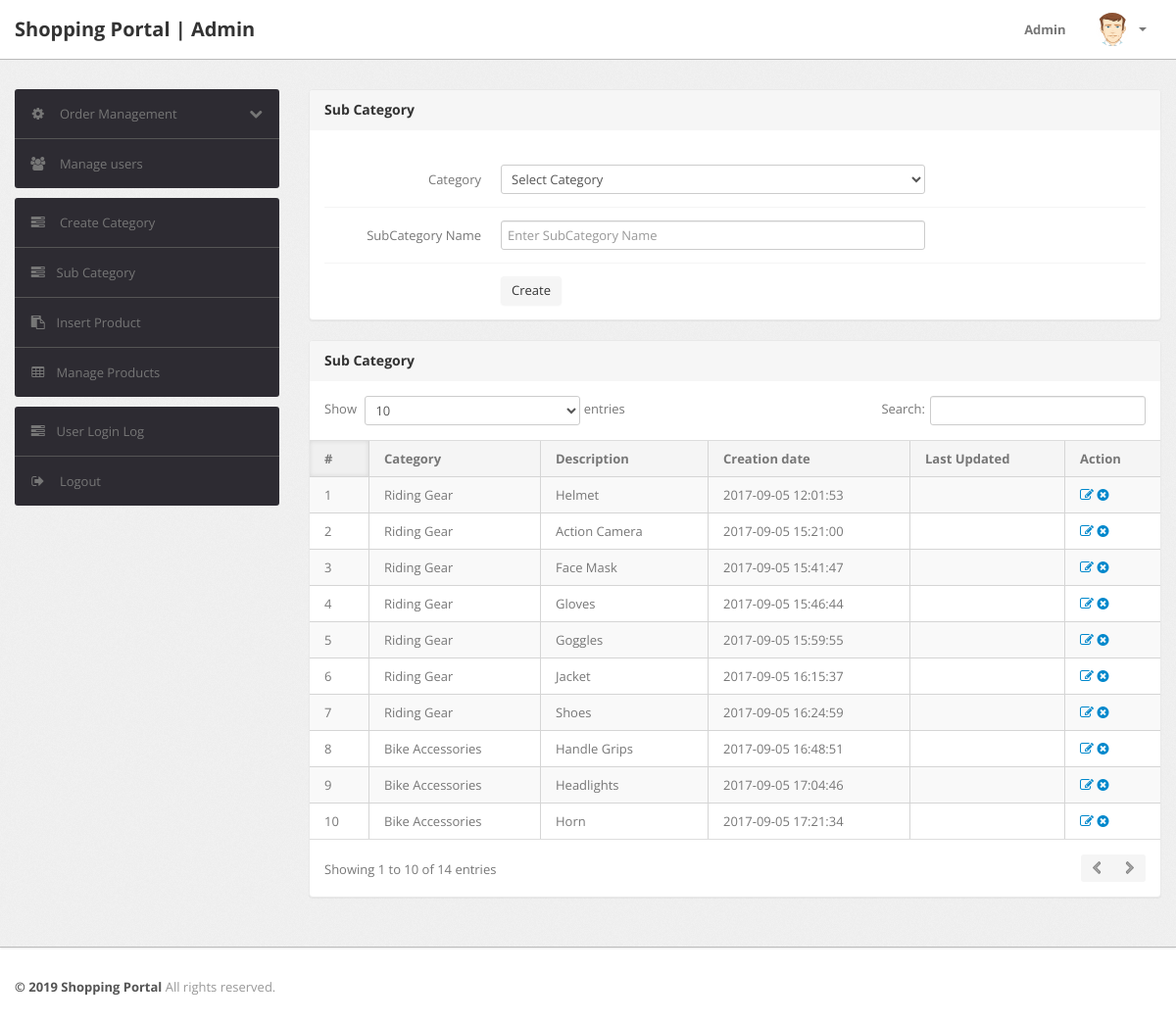
Page /admin/subcategory.php (signed in) on the committed database.
### tables this page shows
CREATE TABLE `subcategory` (
  `id` int(11) NOT NULL,
  `categoryid` int(11) NOT NULL,
  `subcategory` varchar(255) NOT NULL,
  `creationDate` timestamp NOT NULL DEFAULT CURRENT_TIMESTAMP,
  `updationDate` varchar(255) NOT NULL
);

CREATE TABLE `category` (
  `id` int(11) NOT NULL,
  `categoryName` varchar(255) NOT NULL,
  `categoryDescription` longtext NOT NULL,
  `creationDate` timestamp NOT NULL DEFAULT CURRENT_TIMESTAMP,
  `updationDate` varchar(255) NOT NULL
);

### admin/subcategory.php (the view, shortened to what this page needs)
<?php
include('include/config.php');
if(strlen($_SESSION['alogin'])==0)
	{
header('location:index.php');
}
else{
?>
<!DOCTYPE html>
<html lang="en">
<head>
	<link type="text/css" href="bootstrap/css/bootstrap.min.css" rel="stylesheet">
	<link type="text/css" href="bootstrap/css/bootstrap-responsive.min.css" rel="stylesheet">
	<link type="text/css" href="css/theme.css" rel="stylesheet">
	<link type="text/css" href="images/icons/css/font-awesome.css" rel="stylesheet">
</head>
<body>
<?php include('include/header.php');?>
	<div class="wrapper">
		<div class="container">
			<div class="row">
<?php include('include/sidebar.php');?>
			<div class="span9">
					<div class="content">
						<div class="module">
							<div class="module-head">
								<h3>Sub Category</h3>
							</div>
							<div class="module-body">
									<br />
			<form class="form-horizontal row-fluid" name="subcategory" method="post" >
<div class="control-group">
<label class="control-label" for="basicinput">Category</label>
<div class="controls">
<select name="category" class="span8 tip" required>
<option value="">Select Category</option>
</select>
</div>
</div>
<div class="control-group">
<label class="control-label" for="basicinput">SubCategory Name</label>
<div class="controls">
<input type="text" placeholder="Enter SubCategory Name"  name="subcategory" class="span8 tip" required>
</div>
</div>
	<div class="control-group">
											<div class="controls">
												<button type="submit" name="submit" class="btn">Create</button>
											</div>
										</div>
									</form>
							</div>
						</div>
	<div class="module">
							<div class="module-head">
								<h3>Sub Category</h3>
							</div>
							<div class="module-body table">
								<table cellpadding="0" cellspacing="0" border="0" class="datatable-1 table table-bordered table-striped	 display" width="100%">
									<thead>
										<tr>
											<th>#</th>
											<th>Category</th>
											<th>Description</th>
											<th>Creation date</th>
											<th>Last Updated</th>
											<th>Action</th>
										</tr>
									</thead>
									<tbody>
<?php $query=mysqli_query($bd,"select subcategory.id,category.categoryName,subcategory.subcategory,subcategory.creationDate,subcategory.updationDate from subcategory join category on category.id=subcategory.categoryid");
$cnt=1;
while($row=mysqli_fetch_array($query))
{
?>
										<tr>
											<td><?php echo htmlentities($cnt);?></td>
											<td><?php echo htmlentities($row['categoryName']);?></td>
											<td><?php echo htmlentities($row['subcategory']);?></td>
											<td> <?php echo htmlentities($row['creationDate']);?></td>
											<td><?php echo htmlentities($row['updationDate']);?></td>
											<td>
											<a href="edit-subcategory.php?id=<?php echo $row['id']?>" ><i class="icon-edit"></i></a>
											<a href="subcategory.php?id=<?php echo $row['id']?>&del=delete" onClick="return confirm('Are you sure you want to delete?')"><i class="icon-remove-sign"></i></a></td>
										</tr>
										<?php $cnt=$cnt+1; } ?>
								</table>
							</div>
						</div>
					</div>
				</div>
			</div>
		</div>
	</div>
<?php include('include/footer.php');?>
</body>
<?php } ?>

### rows in the picture
subcategory: categoryid.categoryName "Riding Gear", subcategory "Helmet", creationDate "2017-09-05 12:01:53"
subcategory: categoryid.categoryName "Riding Gear", subcategory "Action Camera", creationDate "2017-09-05 15:21:00"
subcategory: categoryid.categoryName "Riding Gear", subcategory "Face Mask", creationDate "2017-09-05 15:41:47"
subcategory: categoryid.categoryName "Riding Gear", subcategory "Gloves", creationDate "2017-09-05 15:46:44"
subcategory: categoryid.categoryName "Riding Gear", subcategory "Goggles", creationDate "2017-09-05 15:59:55"
subcategory: categoryid.categoryName "Riding Gear", subcategory "Jacket", creationDate "2017-09-05 16:15:37"
subcategory: categoryid.categoryName "Riding Gear", subcategory "Shoes", creationDate "2017-09-05 16:24:59"
subcategory: categoryid.categoryName "Bike Accessories", subcategory "Handle Grips", creationDate "2017-09-05 16:48:51"
subcategory: categoryid.categoryName "Bike Accessories", subcategory "Headlights", creationDate "2017-09-05 17:04:46"
subcategory: categoryid.categoryName "Bike Accessories", subcategory "Horn", creationDate "2017-09-05 17:21:34"
